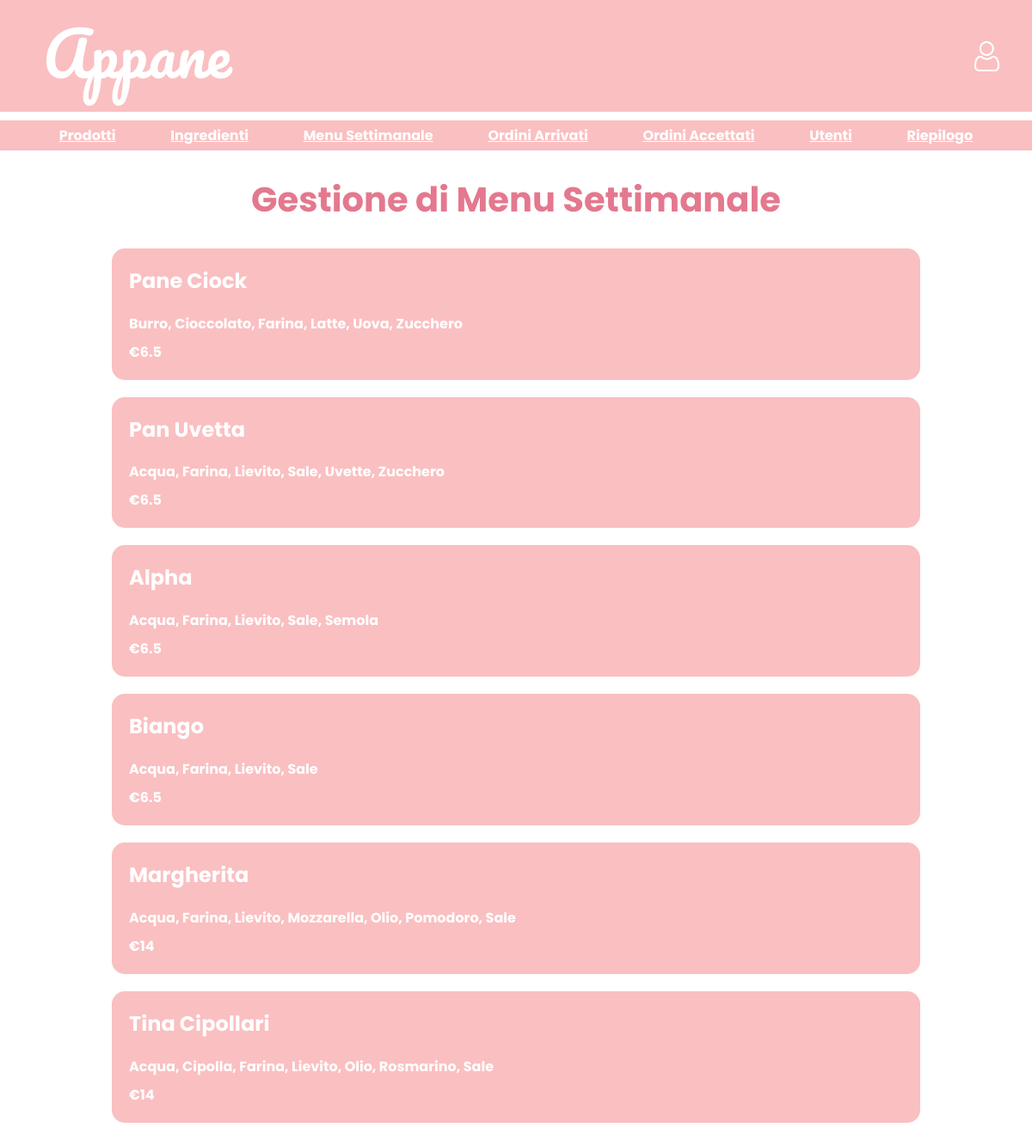
Page /BACK/managementWeeklyMenu/managementWeeklyMenu.php on the committed database.
### tables this page shows
CREATE TABLE `tmenu` (
  `idProdotto` int(11) DEFAULT NULL
);

CREATE TABLE `tprodotto` (
  `id` int(11) NOT NULL,
  `nome` varchar(255) NOT NULL,
  `prezzo` float NOT NULL
);

### BACK/managementWeeklyMenu/managementWeeklyMenu.php (the view, shortened to what this page needs)
<?php
require('../../includes/db.php');
include('../header.php');
function creaProd( $nome, $ingredienti, $prezzo)
{
    $string_ingredienti = implode(', ', $ingredienti);
    return "<div class='prodotto'>
                <div>
                    <h2>$nome</h2>
                </div>
                <p>$string_ingredienti</p>
                <p>€$prezzo</p>
            </div>";
}
?>
<!DOCTYPE html>
<html lang="it">
<head>
    <link rel="stylesheet" href="../../grafica/style.css?v=<?php echo time();?>">
</head>
<body>
    <div class="main-content">
        <h1>Gestione di Menu Settimanale</h1>
        <div class="menu">
            <?php
            $sqlMenu = "SELECT idProdotto FROM tmenu";
            $resultMenu = $conn->query($sqlMenu);
            if ($resultMenu->num_rows > 0) {
                while($rowIdProd = $resultMenu->fetch_assoc()){
                    $stmtProd = $conn->prepare("SELECT nome, prezzo FROM tprodotto WHERE id = ?");
                    $stmtProd->bind_param("i", $rowIdProd["idProdotto"]);
                    $stmtProd->execute();
                    $resultProd = $stmtProd->get_result();
                    if($resultProd->num_rows===1){
                        $rowProd = $resultProd->fetch_assoc();
                        $stmtIng = $conn->prepare("SELECT idIngrediente FROM tricetta WHERE idProdotto = ?");
                        $stmtIng->bind_param("i", $rowIdProd["idProdotto"]);
                        $stmtIng->execute();
                        $resultI = $stmtIng->get_result();
                        $ingredienti = [];
                        while ($rowI = $resultI->fetch_assoc()) {
                            $stmt = $conn->prepare("SELECT nome FROM tingrediente WHERE id = ?");
                            $stmt->bind_param("i", $rowI['idIngrediente']);
                            $stmt->execute();
                            $result = $stmt->get_result();
                            if($result->num_rows===1){
                                $ingredienti[] = $result->fetch_assoc()["nome"];
                            }
                        }
                        sort($ingredienti);
                        echo creaProd( $rowProd["nome"], $ingredienti,  $rowProd["prezzo"]);
                    }
                }
            } else {
                echo '<p > Il menu settimanale non è stato ancora creato </p>
                    <button  class="btn" title="Crea menu settimanale"
                    onclick="openModal(\'modalCreateWeeklyMenu.php\')">CREARE MENU SETTIMANALE</button>';
            }
            ?>
        </div>
    </div>
</body>
</html>

### grafica/style.css (style rules this page uses)
body { margin: 0; background-color: #fff; font-family: "Poppins", sans-serif; font-weight: 700; font-style: normal; }
.main-content h1 { text-align: center; font-size: 40px; color: #e4788e; }
.main-content p { text-align: center; color: #e4788e; }
.prodotto { width: 75%; margin-bottom: 20px; padding: 20px; border-radius: 15px; background-color: #fabfc1; justify-self: center; color: #fff; }
.prodotto h2 { margin-top: 0; }
.prodotto p { text-align: start; margin-bottom: 0; margin-top: 8px; color: #fff; }

### rows in the picture
tmenu: idProdotto.nome "Pane Ciock", string_ingredienti "Burro, Cioccolato, Farina, Latte, Uova, Zucchero", idProdotto.prezzo "6.5"
tmenu: idProdotto.nome "Pan Uvetta", string_ingredienti "Acqua, Farina, Lievito, Sale, Uvette, Zucchero", idProdotto.prezzo "6.5"
tmenu: idProdotto.nome "Alpha", string_ingredienti "Acqua, Farina, Lievito, Sale, Semola", idProdotto.prezzo "6.5"
tmenu: idProdotto.nome "Biango", string_ingredienti "Acqua, Farina, Lievito, Sale", idProdotto.prezzo "6.5"
tmenu: idProdotto.nome "Margherita", string_ingredienti "Acqua, Farina, Lievito, Mozzarella, Olio, Pomodoro, Sale", idProdotto.prezzo "14"
tmenu: idProdotto.nome "Tina Cipollari", string_ingredienti "Acqua, Cipolla, Farina, Lievito, Olio, Rosmarino, Sale", idProdotto.prezzo "14"
